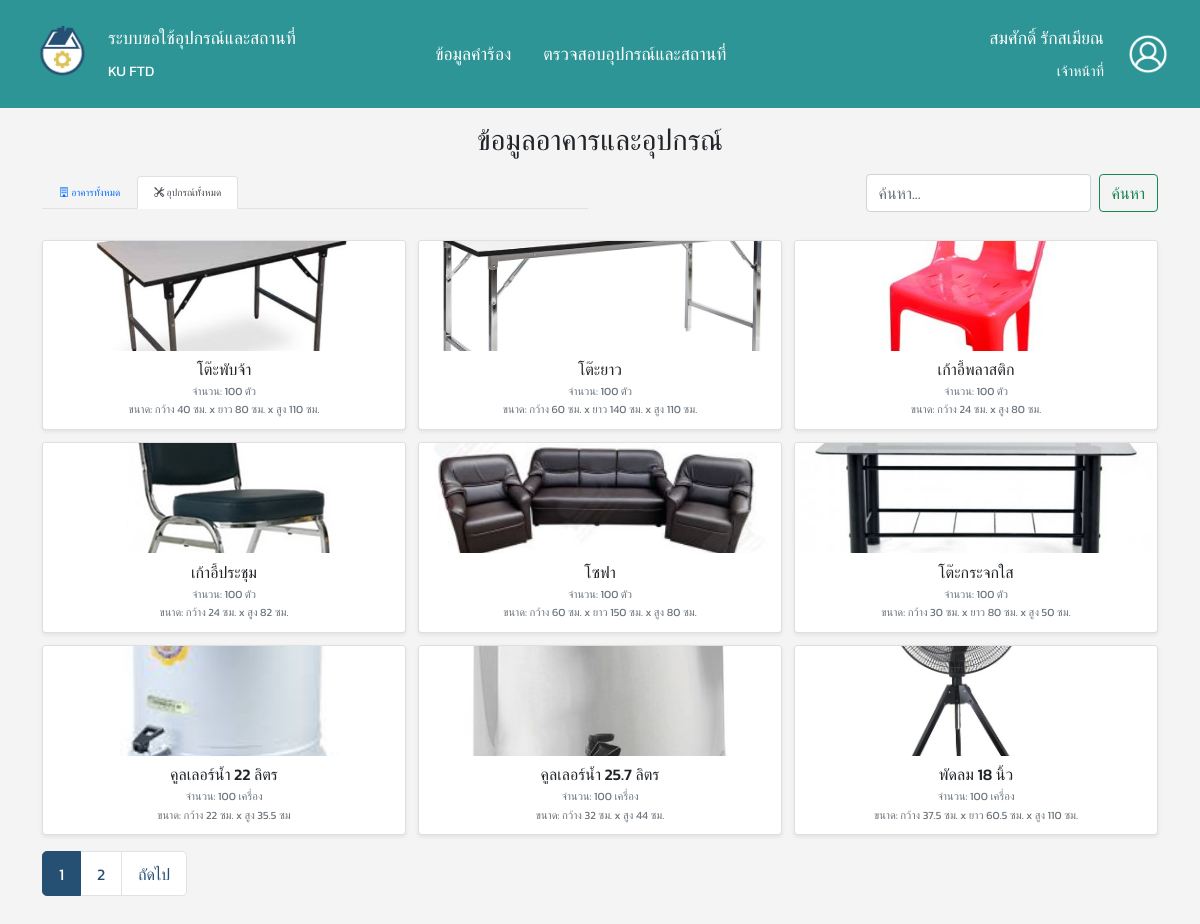
/user-data_view-page.php?mode=equipment (signed in), run on the app's committed database.
### tables this page shows
CREATE TABLE `equipments` (
  `equip_id` int(10) NOT NULL,
  `equip_name` varchar(100) NOT NULL,
  `quantity` int(3) NOT NULL,
  `measure` varchar(50) NOT NULL,
  `size` varchar(100) NOT NULL,
  `equip_pic` varchar(255) NOT NULL
);

### php/user_data-view.php (called while the page is built, shortened)
<?php
include 'database/database.php';
$items_per_page = 9;
$current_page = isset($_GET['page']) ? (int)$_GET['page'] : 1;
$offset = ($current_page - 1) * $items_per_page;
$search_query = isset($_GET['search']) ? trim($_GET['search']) : '';
$search_param = '%' . $search_query . '%';
$mode = isset($_GET['mode']) ? $_GET['mode'] : 'buildings';
$data = [];
$total_items = 0;
try {
    if ($mode == 'buildings') {
        $sql_count = "SELECT COUNT(DISTINCT b.building_id)
                    FROM buildings b
                    LEFT JOIN facilities f ON b.building_id = f.building_id
                    WHERE b.building_name LIKE ? OR f.facility_name LIKE ?";
        $stmt_count = $conn->prepare($sql_count);
        $stmt_count->bind_param("ss", $search_param, $search_param);
        $stmt_count->execute();
        $stmt_count->bind_result($total_items);
        $stmt_count->fetch();
        $stmt_count->close();
        $sql_data = "SELECT
                        b.building_id,
                        b.building_name,
                        b.building_pic,
                        GROUP_CONCAT(
                            CASE
                                WHEN f.facility_name LIKE ? THEN f.facility_name
                                ELSE NULL
                            END
                            SEPARATOR ', '
                        ) AS matched_facilities
                    FROM buildings b
                    LEFT JOIN facilities f ON b.building_id = f.building_id
                    WHERE b.building_name LIKE ? OR f.facility_name LIKE ?
                    GROUP BY b.building_id, b.building_name, b.building_pic
                    ORDER BY CAST(b.building_id AS UNSIGNED) ASC
                    LIMIT ? OFFSET ?";
        $stmt_data = $conn->prepare($sql_data);
        $stmt_data->bind_param("sssii", $search_param, $search_param, $search_param, $items_per_page, $offset);
        $stmt_data->execute();
        $result_data = $stmt_data->get_result();
        while ($row = $result_data->fetch_assoc()) {
            $data[] = $row;
        }
        $stmt_data->close();
    } elseif ($mode == 'equipment') {
        $sql_count = "SELECT COUNT(*) FROM equipments WHERE equip_name LIKE ?";
        $stmt_count = $conn->prepare($sql_count);
        $stmt_count->bind_param("s", $search_param);
        $stmt_count->execute();
        $stmt_count->bind_result($total_items);
        $sql_data = "SELECT equip_id, equip_name, quantity, measure, size, equip_pic FROM equipments WHERE equip_name LIKE ? ORDER BY equip_id ASC LIMIT ? OFFSET ?";
        $stmt_data = $conn->prepare($sql_data);
        $stmt_data->bind_param("sii", $search_param, $items_per_page, $offset);
        $stmt_data->execute();
        $result_data = $stmt_data->get_result();
        while ($row = $result_data->fetch_assoc()) {
            $data[] = $row;
        }
    }
} catch (Exception $e) {
    error_log("Database Error: " . $e->getMessage());
}
$total_pages = ceil($total_items / $items_per_page);
?>

### user-data_view-page.php (the view, shortened to what this page needs)
<?php
include 'database/database.php';
require_once 'php/user_data-view.php';
$user_THname = htmlspecialchars($_SESSION['user_display_THname'] ?? 'N/A');
$user_THsur = htmlspecialchars($_SESSION['user_display_THsur'] ?? 'N/A');
$user_role = htmlspecialchars($_SESSION['role'] ?? 'N/A');
?>
<!DOCTYPE html>
<html lang="th">
<head>
    <?php include 'header.php'?>
    <link href='https://cdn.jsdelivr.net/npm/fullcalendar@5.11.3/main.min.css' rel='stylesheet' />
</head>
<body>
    <nav class="navbar navbar-dark navigator">
        <div class="container-fluid">
            <div class="d-flex align-items-center gap-3">
                <a href="user-project-page.php">
                    <img src="./images/logo.png" class="img-fluid logo" alt="Logo">
                </a>
                <div class="d-flex flex-column">
                    <span class="navbar-brand mb-0 fs-5 fs-md-4">ระบบขอใช้อุปกรณ์และสถานที่</span>
                    <span class="navbar-brand mb-0 fs-6 fs-md-5">KU FTD</span>
                </div>
            </div>
            <div class="d-flex flex-wrap gap-3 mx-auto">
                <a class="navbar-brand mb-0 fs-5 fs-md-4" href="user-project-page.php">ข้อมูลคำร้อง</a>
                <a class="navbar-brand mb-0 fs-5 fs-md-4" href="user-data_view-page.php">ตรวจสอบอุปกรณ์และสถานที่</a>
            </div>
            <div class="d-flex align-items-center ms-auto gap-2">
                <div class="d-flex flex-column text-end">
                    <span class="navbar-brand mb-0 fs-5 fs-md-4"><?php echo $user_THname . ' ' . $user_THsur; ?></span>
                    <span class="navbar-brand mb-0 fs-6 fs-md-5"><?php echo $user_role; ?></span>
                </div>
                <a href="user-profile-page.php">
                    <img src="./images/user_button.png" class="img-fluid logo" style="width:40px; height:40px; object-fit:cover;" alt="User Button">
                </a>
            </div>
        </div>
    </nav>
    <div class="container mt-0">
        <h1 class="mb-3 text-center">ข้อมูลอาคารและอุปกรณ์</h1>
        <div class="row mb-3 align-items-center">
            <div class="col-md-6">
                <ul class="nav nav-tabs">
                    <li class="nav-item">
                        <a class="nav-link <?php echo ($mode == 'buildings' || $mode == 'building_detail' || $mode == 'facility_detail') ? 'active' : ''; ?>" aria-current="page" href="?mode=buildings">
                            <i class="bi bi-building"></i> อาคารทั้งหมด
                        </a>
                    </li>
                    <li class="nav-item">
                        <a class="nav-link <?php echo ($mode == 'equipment' || $mode == 'equip_detail') ? 'active' : ''; ?>" href="?mode=equipment">
                            <i class="bi bi-tools"></i> อุปกรณ์ทั้งหมด
                        </a>
                    </li>
                </ul>
            </div>
            <div class="col-md-6">
                <div class="d-flex justify-content-end">
                    <form class="d-flex" action="" method="GET">
                        <input class="form-control me-2" type="search" placeholder="ค้นหา..." aria-label="Search" name="search" value="<?php echo htmlspecialchars($search_query); ?>">
                            <button class="btn btn-outline-success" type="submit">ค้นหา</button>
                    </form>
                </div>
            </div>
        </div>
        <?php
        if ($mode == 'facility_detail' && $detail_item):
            $back_link = '?mode=building_detail&building_id=' . htmlspecialchars($detail_item['building_id']);
        ?>
            <div class="card p-3 my-3">
                <h2 class="card-title mb-3">รายละเอียดสถานที่: <?php echo htmlspecialchars($detail_item['facility_name']); ?></h2>
                <div class="row">
                    <div class="col-12 col-md-4 text-center">
                        <?php if ($detail_item['facility_pic'] && file_exists($detail_item['facility_pic'])): ?>
                            <img src="<?php echo htmlspecialchars($detail_item['facility_pic']); ?>" class="detail-img img-fluid" alt="Facility Picture">
                        <?php else: ?>
                            <img src="./images/placeholder.png" class="detail-img img-fluid" alt="No Image">
                        <?php endif; ?>
                    </div>
                    <div class="col-12 col-md-8 details-text">
                        <p class="mb-1"><strong>ชื่อสถานที่:</strong> <?php echo htmlspecialchars($detail_item['facility_name']); ?></p>
                        <p class="mb-1"><strong>รายละเอียด:</strong> <?php echo nl2br(htmlspecialchars($detail_item['facility_des'])); ?></p>
                        <p class="mb-1"><strong>อาคาร:</strong> <?php echo htmlspecialchars($detail_item['building_id']); ?></p>
                        <p class="mb-1"><strong>ชื่ออาคาร:</strong> <?php echo htmlspecialchars($detail_item['building_name']); ?></p>
                    </div>
                </div>
                <div class="d-flex justify-content-start mt-3">
                    <a href="<?php echo htmlspecialchars($back_link); ?>" class="btn btn-secondary">ย้อนกลับ</a>
                </div>
            </div>
        <?php
        else:
            if (empty($data)):
        ?>
                <div class="alert alert-info text-center mt-4">
                    <?php if (!empty($search_query)): ?>
                        ไม่พบข้อมูลที่คุณค้นหา "<?php echo htmlspecialchars($search_query); ?>"
                    <?php else: ?>
                        <?php if ($mode == 'buildings'): ?>
                            ยังไม่มีข้อมูลอาคารในระบบ
                        <?php elseif ($mode == 'equipment'): ?>
                            ยังไม่มีข้อมูลอุปกรณ์ในระบบ
                        <?php elseif ($mode == 'building_detail' && $detail_item): ?>
                            ยังไม่มีข้อมูลสถานที่ในอาคาร "<?php echo htmlspecialchars($detail_item['building_name']); ?>"
                        <?php endif; ?>
                    <?php endif; ?>
                </div>
        <?php
            else:
        ?>
                <div class="row row-cols-1 row-cols-sm-2 row-cols-md-2 row-cols-lg-3 g-2 mt-0">
                    <?php foreach ($data as $item): ?>
                        <div class="col">
                            <div class="card h-100 shadow-sm">
                                <?php
                                $img_src = './images/placeholder.png';
                                $item_name = '';
                                $link_href = '#';
                                if ($mode == 'buildings') {
                                    $img_src = ($item['building_pic'] && file_exists($item['building_pic'])) ? htmlspecialchars($item['building_pic']) : $img_src;
                                    $item_name = htmlspecialchars($item['building_name']);
                                    $link_href = '?mode=building_detail&building_id=' . htmlspecialchars($item['building_id']);
                                } elseif ($mode == 'equipment') {
                                    $img_src = ($item['equip_pic'] && file_exists($item['equip_pic'])) ? htmlspecialchars($item['equip_pic']) : $img_src;
                                    $item_name = htmlspecialchars($item['equip_name']);
                                    $link_href = '?mode=equip_detail&equip_id=' . htmlspecialchars($item['equip_id']);
                                } elseif ($mode == 'building_detail') {
                                    $img_src = ($item['facility_pic'] && file_exists($item['facility_pic'])) ? htmlspecialchars($item['facility_pic']) : $img_src;
                                    $item_name = htmlspecialchars($item['facility_name']);
                                    $link_href = '?mode=facility_detail&facility_id=' . htmlspecialchars($item['facility_id']);
                                }
                                ?>
                                <a href="<?php echo $link_href; ?>" class="card-img-link">
                                    <img src="<?php echo $img_src; ?>" class="card-img-top" alt="<?php echo $item_name; ?>">
                                </a>
                                <div class="card-body d-flex flex-column">
                                    <?php if ($mode == 'buildings'): ?>
                                        <h5 class="card-title text-center">
                                            อาคาร <?php echo htmlspecialchars($item['building_id']); ?>: <?php echo htmlspecialchars($item['building_name']); ?>
                                        </h5>
                                        <?php if (!empty($search_query) && !empty($item['matched_facilities'])): ?>
                                            <p class="card-text text-success mb-0 small text-center">
                                                <i class="bi bi-search"></i> : <?php echo htmlspecialchars($item['matched_facilities']); ?>
                                            </p>
                                        <?php endif; ?>
                                    <?php else:  ?>
                                        <h5 class="card-title text-center"><?php echo $item_name; ?></h5>
                                    <?php endif; ?>
                                    <?php if ($mode == 'equipment'): ?>
                                        <p class="card-text text-muted mb-0 small text-center">จำนวน: <?php echo htmlspecialchars($item['quantity'] . ' ' . $item['measure']); ?></p>
                                        <p class="card-text text-muted mb-0 small text-center">ขนาด: <?php echo htmlspecialchars($item['size']); ?></p>
                                    <?php elseif ($mode == 'building_detail'): ?>
                                        <p class="card-text text-muted mb-0 small text-center">รายละเอียด: <?php echo htmlspecialchars(mb_strimwidth($item['facility_des'], 0, 40, "...")); ?></p>
                                    <?php endif; ?>
                                </div>
                            </div>
                        </div>
                    <?php endforeach; ?>
                </div>
                <nav aria-label="Page navigation" class="pagination-container mt-2 mb-0">
                    <ul class="pagination pagination-lg">
                        <?php for ($i = 1; $i <= $total_pages; $i++): ?>
                            <li class="page-item <?php echo ($i == $current_page) ? 'active' : ''; ?>">
                                <a class="page-link" href="?mode=<?php echo htmlspecialchars($mode); ?>&page=<?php echo $i; ?><?php echo !empty($search_query) ? '&search=' . htmlspecialchars($search_query) : ''; ?><?php echo ($mode == 'building_detail' && isset($_GET['building_id'])) ? '&building_id=' . htmlspecialchars($_GET['building_id']) : ''; ?>">
                                    <?php echo $i; ?>
                                </a>
                            </li>
                        <?php endfor; ?>
                        <?php if ($current_page < $total_pages): ?>
                            <li class="page-item">
                                <a class="page-link" href="?mode=<?php echo htmlspecialchars($mode); ?>&page=<?php echo $current_page + 1; ?><?php echo !empty($search_query) ? '&search=' . htmlspecialchars($search_query) : ''; ?><?php echo ($mode == 'building_detail' && isset($_GET['building_id'])) ? '&building_id=' . htmlspecialchars($_GET['building_id']) : ''; ?>">ถัดไป</a>
                            </li>
                        <?php endif; ?>
                    </ul>
                </nav>
        <?php
            endif;
        endif;
        ?>
    </div>
</body>
</html>

### style.css (style rules this page uses)
body { font-size: 10px; font-family: "Kanit", sans-serif; font-style: normal; font-weight: 400; }
.navigator { background-color: #2D9596; flex-shrink: 0; padding: 20px; }
.logo { width: 80px; height: auto; }
html, body { height: 100%; margin: 0; padding: 0; overflow: hidden; display: flex; flex-direction: column; background-color: #f4f4f4; }
.navigator .navbar-brand.fs-5 { font-size: 1.1rem !important; }
.navigator .navbar-brand.fs-6 { font-size: 0.9rem !important; }
.navigator .logo { width: 60px; height: 60px; object-fit: cover; }
.navigator .navbar-brand { color: white; }
.navigator .img-fluid.logo[style*="width:40px"] { width: 40px !important; height: 40px !important; }
.container { flex-grow: 1; overflow-y: auto; padding-top: 15px; padding-bottom: 15px; }
.card-title { font-size: 1.0rem; margin-bottom: 0.25rem; white-space: nowrap; overflow: hidden; text-overflow: ellipsis; }
.card-img-top { width: 100%; height: 110px; object-fit: cover; }
.card-body { padding: 0.6rem; }
.card-text.small { font-size: 11px !important; margin-bottom: 0.1rem !important; }
.pagination .page-link { padding: 0.6rem 1.0rem; font-size: 1.0rem; }
.pagination-container { margin-top: 1rem !important; }
.pagination .page-item .page-link { color: #265073; background-color: #fff; border-color: #dee2e6; transition: all 0.2s ease-in-out; }
.pagination .page-item.active .page-link { color: #fff; background-color: #265073; border-color: #265073; }
.row.g-2 { --bs-gutter-x: 0.75rem; --bs-gutter-y: 0.75rem; }
h1 { margin-bottom: 0.75rem !important; font-size: 1.8rem; }
.card .card-img-link { display: block; text-decoration: none; cursor: pointer; transition: transform 0.2s ease-in-out; }

### data on the page
equipments: equip_pic (picture), equip_name "โต๊ะพับจ้า", quantity+measure "100 ตัว", size "กว้าง 40 ซม. x ยาว 80 ซม. x สูง 110 ซม."
equipments: equip_pic (picture), equip_name "โต๊ะยาว", quantity+measure "100 ตัว", size "กว้าง 60 ซม. x ยาว 140 ซม. x สูง 110 ซม."
equipments: equip_pic (picture), equip_name "เก้าอี้พลาสติก", quantity+measure "100 ตัว", size "กว้าง 24 ซม. x สูง 80 ซม."
equipments: equip_pic (picture), equip_name "เก้าอี้ประชุม", quantity+measure "100 ตัว", size "กว้าง 24 ซม. x สูง 82 ซม."
equipments: equip_pic (picture), equip_name "โซฟา", quantity+measure "100 ตัว", size "กว้าง 60 ซม. x ยาว 150 ซม. x สูง 80 ซม."
equipments: equip_pic (picture), equip_name "โต๊ะกระจกใส", quantity+measure "100 ตัว", size "กว้าง 30 ซม. x ยาว 80 ซม. x สูง 50 ซม."
equipments: equip_pic (picture), equip_name "คูลเลอร์น้ำ 22 ลิตร", quantity+measure "100 เครื่อง", size "กว้าง 22 ซม. x สูง 35.5 ซม"
equipments: equip_pic (picture), equip_name "คูลเลอร์น้ำ 25.7 ลิตร", quantity+measure "100 เครื่อง", size "กว้าง 32 ซม. x สูง 44 ซม."
equipments: equip_pic (picture), equip_name "พัดลม 18 นิ้ว", quantity+measure "100 เครื่อง", size "กว้าง 37.5 ซม. x ยาว 60.5 ซม. x สูง 110 ซม."

### other printed values
$user_THname "สมศักดิ์"
$user_THsur "รักสเมียณ"
$user_role "เจ้าหน้าที่"
